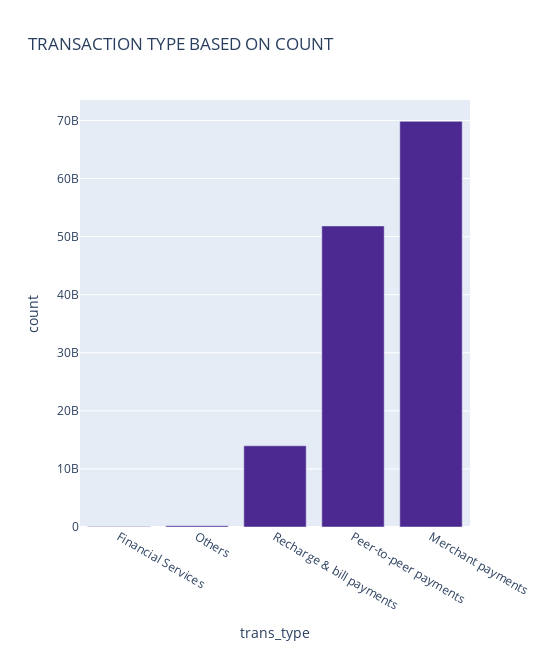
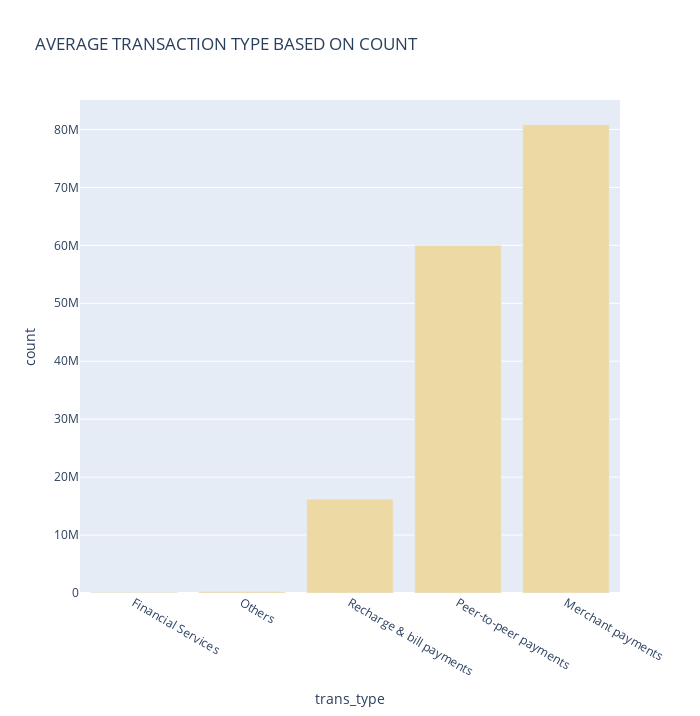
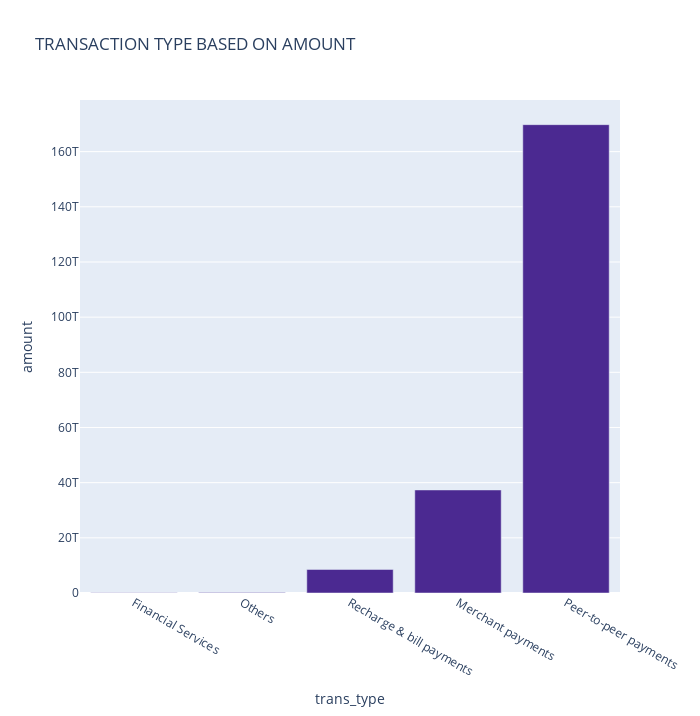
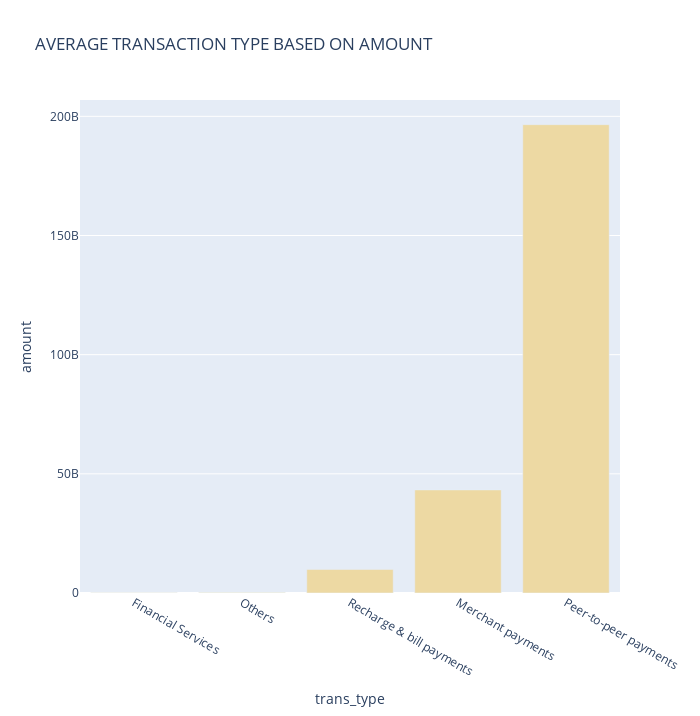

Here is the notebook cell these charts were saved with, in order:
### Code cell
top_brand_transaction_type("aggregated_transaction")

### Figure 1 — Plotly figure (JSON) as saved in the notebook; plotly's stock layout.template omitted (floating-point values rounded to 4 significant figures)
{"data": [{"alignmentgroup": "True", "hovertemplate": "<b>%{hovertext}</b><br><br>trans_type=%{x}<br>count=%{y}<extra></extra>", "hovertext": ["Financial Services", "Others", "Recharge & bill payments", "Peer-to-peer payments", "Merchant payments"], "legendgroup": "", "marker": {"color": "rgb(75, 41, 145)", "pattern": {"shape": ""}}, "name": "", "offsetgroup": "", "orientation": "v", "showlegend": false, "textposition": "auto", "type": "bar", "x": ["Financial Services", "Others", "Recharge & bill payments", "Peer-to-peer payments", "Merchant payments"], "xaxis": "x", "y": [95011816, 230481654, 13985266691, 51831921776, 69838100070], "yaxis": "y"}], "layout": {"barmode": "relative", "height": 650, "legend": {"tracegroupgap": 0}, "title": {"text": "TRANSACTION TYPE BASED ON COUNT"}, "width": 550, "xaxis": {"anchor": "y", "domain": [0, 1], "title": {"text": "trans_type"}}, "yaxis": {"anchor": "x", "domain": [0, 1], "title": {"text": "count"}}}}

### Figure 2 — Plotly figure (JSON) as saved in the notebook; plotly's stock layout.template omitted (floating-point values rounded to 4 significant figures)
{"data": [{"alignmentgroup": "True", "hovertemplate": "<b>%{hovertext}</b><br><br>trans_type=%{x}<br>count=%{y}<extra></extra>", "hovertext": ["Financial Services", "Others", "Recharge & bill payments", "Peer-to-peer payments", "Merchant payments"], "legendgroup": "", "marker": {"color": "rgb(237, 217, 163)", "pattern": {"shape": ""}}, "name": "", "offsetgroup": "", "orientation": "v", "showlegend": false, "textposition": "auto", "type": "bar", "x": ["Financial Services", "Others", "Recharge & bill payments", "Peer-to-peer payments", "Merchant payments"], "xaxis": "x", "y": [110700.0, 266800.0, 16190000.0, 59990000.0, 80830000.0], "yaxis": "y"}], "layout": {"barmode": "relative", "height": 716, "legend": {"tracegroupgap": 0}, "title": {"text": "AVERAGE TRANSACTION TYPE BASED ON COUNT"}, "width": 700, "xaxis": {"anchor": "y", "domain": [0, 1], "title": {"text": "trans_type"}}, "yaxis": {"anchor": "x", "domain": [0, 1], "title": {"text": "count"}}}}

### Figure 3 — Plotly figure (JSON) as saved in the notebook; plotly's stock layout.template omitted (floating-point values rounded to 4 significant figures)
{"data": [{"alignmentgroup": "True", "hovertemplate": "<b>%{hovertext}</b><br><br>trans_type=%{x}<br>amount=%{y}<extra></extra>", "hovertext": ["Financial Services", "Others", "Recharge & bill payments", "Merchant payments", "Peer-to-peer payments"], "legendgroup": "", "marker": {"color": "rgb(75, 41, 145)", "pattern": {"shape": ""}}, "name": "", "offsetgroup": "", "orientation": "v", "showlegend": false, "textposition": "auto", "type": "bar", "x": ["Financial Services", "Others", "Recharge & bill payments", "Merchant payments", "Peer-to-peer payments"], "xaxis": "x", "y": [80100000000.0, 141900000000.0, 8529000000000.0, 37360000000000.0, 169784484748985], "yaxis": "y"}], "layout": {"barmode": "relative", "height": 716, "legend": {"tracegroupgap": 0}, "title": {"text": "TRANSACTION TYPE BASED ON AMOUNT"}, "width": 700, "xaxis": {"anchor": "y", "domain": [0, 1], "title": {"text": "trans_type"}}, "yaxis": {"anchor": "x", "domain": [0, 1], "title": {"text": "amount"}}}}

### Figure 4 — Plotly figure (JSON) as saved in the notebook; plotly's stock layout.template omitted (floating-point values rounded to 4 significant figures)
{"data": [{"alignmentgroup": "True", "hovertemplate": "<b>%{hovertext}</b><br><br>trans_type=%{x}<br>amount=%{y}<extra></extra>", "hovertext": ["Financial Services", "Others", "Recharge & bill payments", "Merchant payments", "Peer-to-peer payments"], "legendgroup": "", "marker": {"color": "rgb(237, 217, 163)", "pattern": {"shape": ""}}, "name": "", "offsetgroup": "", "orientation": "v", "showlegend": false, "textposition": "auto", "type": "bar", "x": ["Financial Services", "Others", "Recharge & bill payments", "Merchant payments", "Peer-to-peer payments"], "xaxis": "x", "y": [93360000.0, 164200000.0, 9871000000.0, 43240000000.0, 196500000000.0], "yaxis": "y"}], "layout": {"barmode": "relative", "height": 716, "legend": {"tracegroupgap": 0}, "title": {"text": "AVERAGE TRANSACTION TYPE BASED ON AMOUNT"}, "width": 700, "xaxis": {"anchor": "y", "domain": [0, 1], "title": {"text": "trans_type"}}, "yaxis": {"anchor": "x", "domain": [0, 1], "title": {"text": "amount"}}}}
